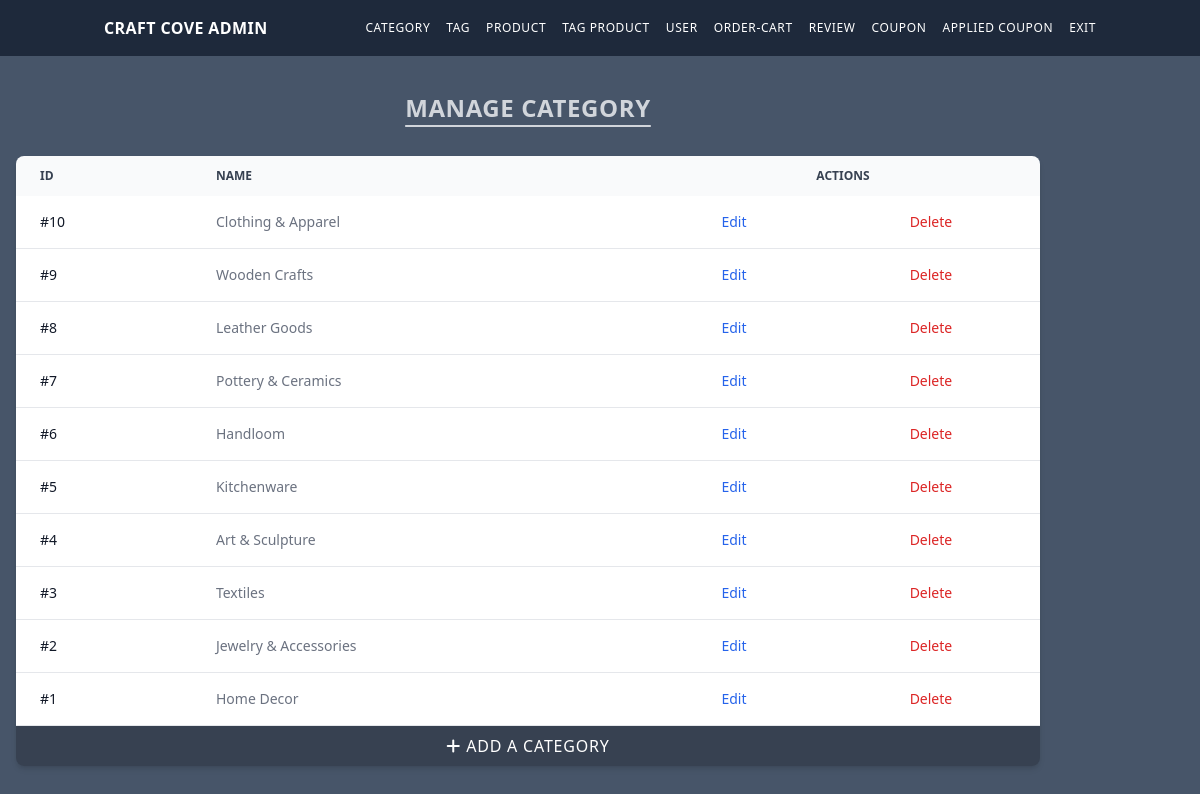
The app's page /admin_category.php (signed in) with its own data.
### tables this page shows
CREATE TABLE category
(
    id   INT AUTO_INCREMENT PRIMARY KEY,
    name VARCHAR(255) NOT NULL UNIQUE
);

### admin_category.php (the view, shortened to what this page needs)
<?php
global $conn;
$sql = 'SELECT * FROM category ORDER BY id DESC';
$result = $conn->query($sql);
?>
<div class="container mt-5">
    <h1 class="text-gray-300 text-2xl tracking-wide uppercase text-center font-semibold underline underline-offset-8 mb-8">
        Manage Category</h1>
    <div class="relative overflow-x-auto shadow-md sm:rounded-lg">
        <table class="w-full text-sm text-left rtl:text-right text-gray-500 dark:text-gray-400">
            <thead class="text-xs text-gray-700 uppercase bg-gray-50 dark:bg-gray-700 dark:text-gray-400">
            <tr>
                <th scope="col" class="px-6 py-3">
                    ID
                </th>
                <th scope="col" class="px-6 py-3">
                    Name
                </th>
                <th colspan="2" scope="col" class="px-6 py-3 text-center">
                    Actions
                </th>
            </tr>
            </thead>
            <tbody>
            <?php while ($row = mysqli_fetch_assoc($result)) : ?>
                <tr class="bg-white border-b dark:bg-gray-800 dark:border-gray-700 hover:bg-gray-50 dark:hover:bg-gray-600">
                    <th scope="row" class="px-6 py-4 font-medium text-gray-900 whitespace-nowrap dark:text-white">
                        #<?= $row['id'] ?>
                    </th>
                    <td class="px-6 py-4">
                        <?= $row['name'] ?>
                    </td>
                    <td class="px-6 py-4 text-center">
                        <a href="admin_edit_category.php?id=<?= $row['id'] ?>"
                           class="font-medium text-blue-600 dark:text-blue-500 hover:underline">Edit</a>
                    </td>
                    <td class="px-6 py-4 text-center">
                        <a href="admin_delete_category.php?id=<?= $row['id'] ?>"
                           class="font-medium text-red-600 dark:text-red-500 hover:underline">Delete</a>
                    </td>
                </tr>
            <?php endwhile; ?>
            </tbody>
        </table>
        <a href="admin_category_add.php"
           class="text-white bg-gray-700 w-full block uppercase text-center py-2 tracking-wider"><i
                    class="fa-solid fa-plus"></i> Add a category</a>
    </div>
</div>

### records on screen
category: id "10", name "Clothing & Apparel"
category: id "9", name "Wooden Crafts"
category: id "8", name "Leather Goods"
category: id "7", name "Pottery & Ceramics"
category: id "6", name "Handloom"
category: id "5", name "Kitchenware"
category: id "4", name "Art & Sculpture"
category: id "3", name "Textiles"
category: id "2", name "Jewelry & Accessories"
category: id "1", name "Home Decor"
